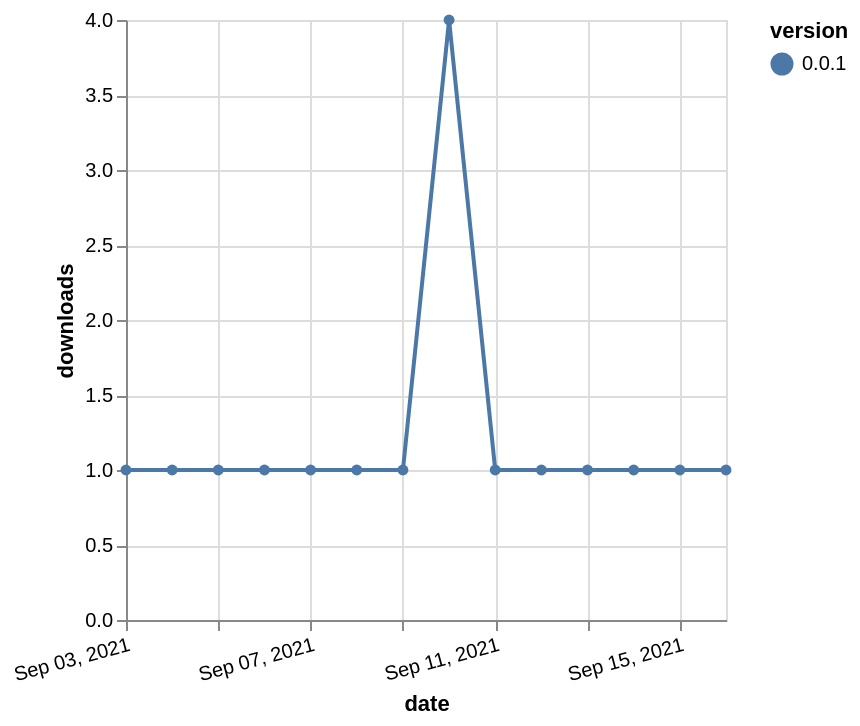

The Vega-Lite source for this figure:
### Vega-Lite specification from a JSON file in a GitHub repository (floating-point values rounded to 4 significant figures)
{"$schema": "https://vega.github.io/schema/vega-lite/v5.json", "description": "A simple bar chart with embedded data.", "data": {"values": [{"date": "2021-09-03", "total": 182, "delta": 1, "version": "0.0.1"}, {"date": "2021-09-04", "total": 183, "delta": 1, "version": "0.0.1"}, {"date": "2021-09-05", "total": 184, "delta": 1, "version": "0.0.1"}, {"date": "2021-09-06", "total": 185, "delta": 1, "version": "0.0.1"}, {"date": "2021-09-07", "total": 186, "delta": 1, "version": "0.0.1"}, {"date": "2021-09-08", "total": 187, "delta": 1, "version": "0.0.1"}, {"date": "2021-09-09", "total": 188, "delta": 1, "version": "0.0.1"}, {"date": "2021-09-10", "total": 192, "delta": 4, "version": "0.0.1"}, {"date": "2021-09-11", "total": 193, "delta": 1, "version": "0.0.1"}, {"date": "2021-09-12", "total": 194, "delta": 1, "version": "0.0.1"}, {"date": "2021-09-13", "total": 195, "delta": 1, "version": "0.0.1"}, {"date": "2021-09-14", "total": 196, "delta": 1, "version": "0.0.1"}, {"date": "2021-09-15", "total": 197, "delta": 1, "version": "0.0.1"}, {"date": "2021-09-16", "total": 198, "delta": 1, "version": "0.0.1"}]}, "width": "container", "mark": {"type": "line", "point": {"filled": true}}, "encoding": {"x": {"field": "date", "type": "temporal", "timeUnit": "yearmonthdate", "title": "date", "axis": {"labelAngle": -15}}, "y": {"field": "delta", "type": "quantitative", "title": "downloads"}, "color": {"field": "version", "type": "nominal"}, "tooltip": {"field": "delta"}}}
